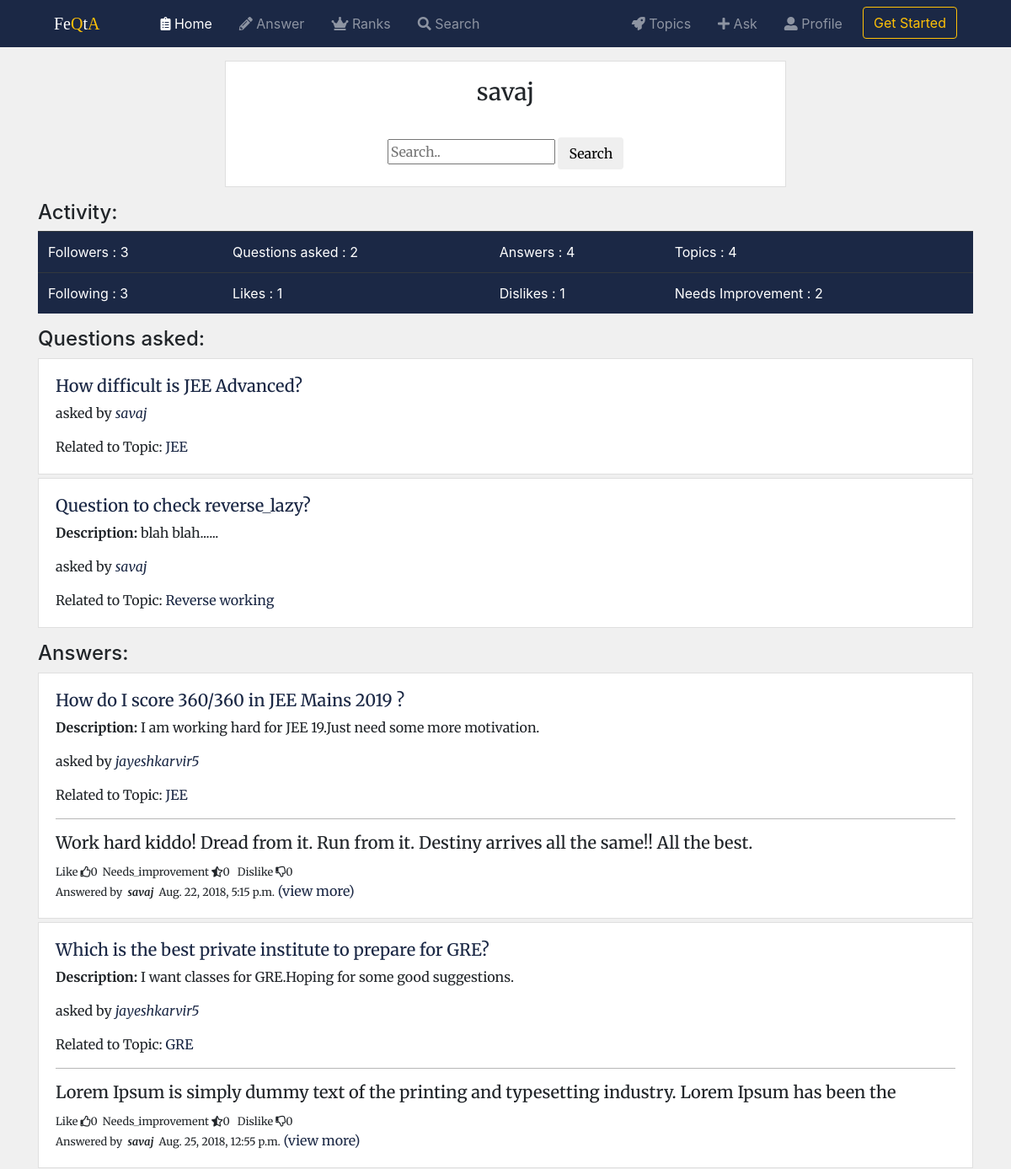
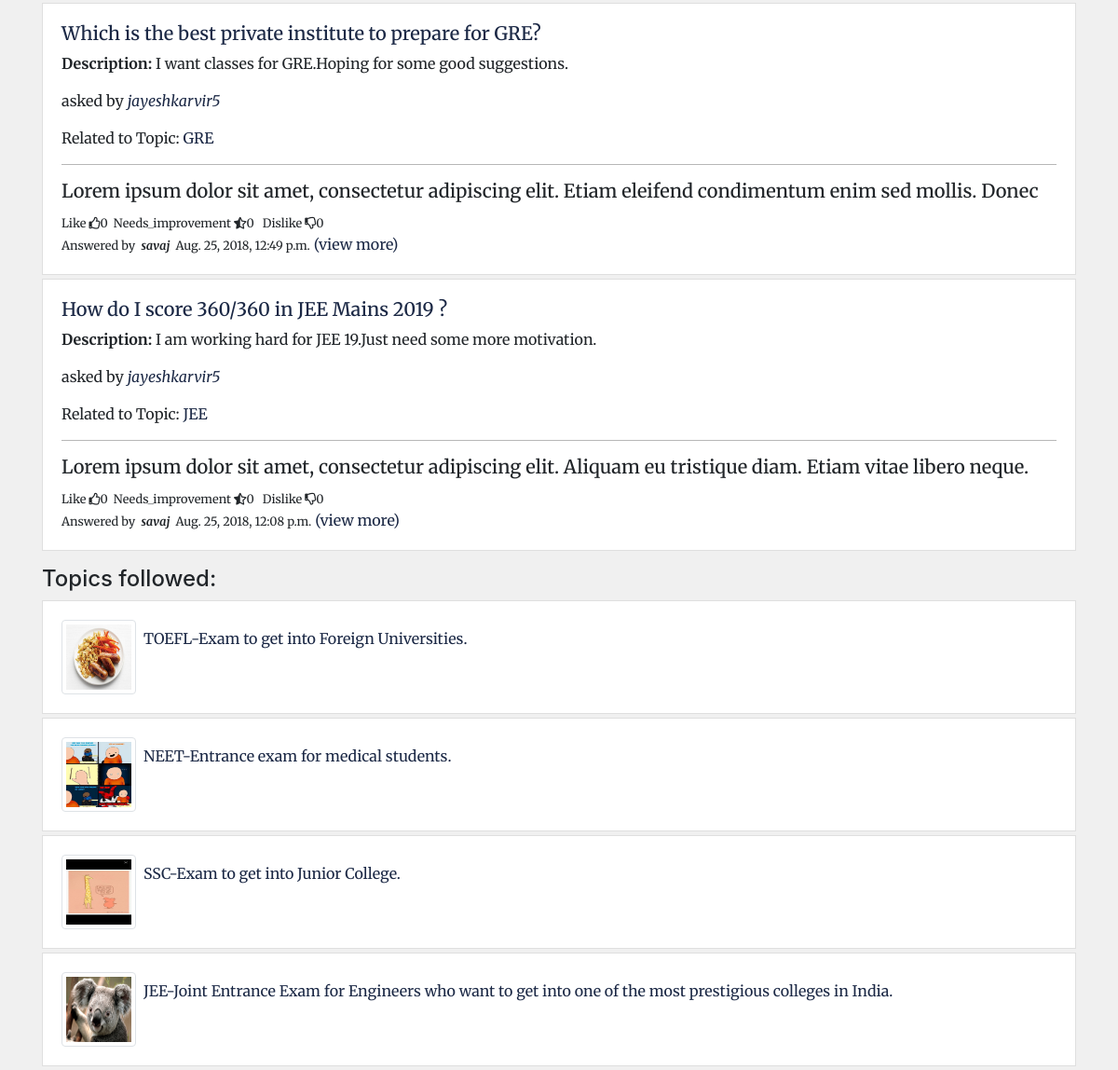
Screenshot of /FeQta/profile/savaj/ with the database file from the repository (2 pictures, top to bottom).
### FeQta/models.py (models this page shows, shortened)
class Question(models.Model):
    owner = models.ForeignKey(User, on_delete=models.CASCADE)
    topic = models.ForeignKey(Topic, on_delete=models.CASCADE)
    question = models.TextField()
    desc = models.TextField(null=True, blank=True)
    slug = models.SlugField(null=True, blank=True)
    followers = models.ManyToManyField(User, related_name='question_followed_by', blank=True)
    objects = QuestionManager()
    timestamp = models.DateTimeField(auto_now_add=True)
    updated = models.DateTimeField(auto_now=True)
    def get_absolute_url(self):
        return reverse('FeQta:question_detail', kwargs={'slug': self.slug})

class Topic(models.Model):
    name = models.CharField(max_length=100)
    desc = models.CharField(max_length=300, blank=True)
    followers = models.ManyToManyField(User, related_name='topics_followed', blank=True)
    topic_logo = models.FileField()
    slug = models.SlugField(null=True, blank=True)
    objects = TopicManager()
    def __str__(self):
        return self.name + '-' + self.desc
    def get_absolute_url(self):
        return reverse('FeQta:topic_detail', kwargs={'slug': self.slug})

class Answer(models.Model):
    owner = models.ForeignKey(User, on_delete=models.CASCADE)
    question = models.ForeignKey(Question, on_delete=models.CASCADE)
    answer = models.TextField(max_length=20000)
    likes = models.ManyToManyField(User, related_name='answers_liked', blank=True)
    needs_improvement = models.ManyToManyField(User, related_name='answers_needimp', blank=True)
    dislikes = models.ManyToManyField(User, related_name='answers_disliked', blank=True)
    timestamp = models.DateTimeField(auto_now_add=True)
    updated = models.DateTimeField(auto_now=True)
    slug = models.SlugField(null=True, blank=True)
    class Meta:
        ordering = ['-updated', '-timestamp']
    def get_absolute_url(self):
        return reverse('FeQta:answer_detail', kwargs={'slug': self.slug})

### FeQta/views.py (the view)
# urls.py: path('profile/<username>/', views.ProfileDetailView.as_view(), name="profile_detail"),
class ProfileDetailView(DetailView):
    template_name = 'FeQta/profile_detail.html'
    flag = True
    def get_object(self):
        username = self.kwargs.get('username')
        if username is None:
            raise 404
        return get_object_or_404(User, username__iexact=username, is_active=True)
    def get_context_data(self, *args, **kwargs):
        context = super(ProfileDetailView, self).get_context_data(*args, **kwargs)
        user = context['user']
        if self.request.user.is_authenticated:
            if user.is_authenticated:
                is_following = False
            if user.profile in self.request.user.is_following.all():
                is_following = True
            context['is_following'] = is_following
        query = self.request.GET.get('q')
        qs = Question.objects.filter(owner=user)  # user.question_set.all().count()
        qs2 = Answer.objects.filter(owner=user)  # user.answer_set.all().count()
        qs3 = user.topics_followed.all()  # Topic.objects.filter(followers=user)
        context['count'] = user.profile.followers.all().count()
        context['count0'] = user.is_following.all().count()
        context['count1'] = qs.count()
        context['count2'] = qs2.count()
        context['count3'] = qs3.count()
        context['count4'] = user.answers_liked.all().count()
        context['count5'] = user.answers_needimp.all().count()
        context['count6'] = user.answers_disliked.all().count()
        if query:
            qs = qs.search(query)  # only owner=user questions
            qs3 = qs3.search(query)
        if qs:
            context['questions'] = qs
        if qs2:
            context['answers'] = qs2
        if qs3:
            context['topics'] = qs3
            return context

### FeQta/models.py (called while the page is built)
    def get_absolute_url(self):
        return reverse('FeQta:profile_detail', kwargs={'username': self.user.username})

    def get_queryset(self):
        return TopicQuerySet(self.model, using=self._db)

    def get_queryset(self):
        return QuestionQuerySet(self.model, using=self._db)

### FeQta/templates/FeQta/profile_detail.html (shortened to what this page needs)
{% extends "base.html" %}
{% block body %}
    <div class="card text-center " style="width: 60%;margin-left:20%; ">
        <div class="card-body">
            <h3 class="card-title">{{ user.username }}</h3><br/>
            <form class="form" method="get" action=".">
                <input type="text" placeholder="Search.." name="q">
                <button class="btn btn-default" type="submit" value="request.GET.q">Search</button>
            </form>
        </div>
    </div>
    <div class="mt-3">
        <h4>Activity:</h4>
                <table class="table  table-dark mb-1">
                    <tr>
                        <td scope="row">Followers : {{ count }}</td>
                        <td >Questions asked : {{ count1 }}</td>
                        <td >Answers : {{ count2 }}</td>
                        <td >Topics : {{ count3 }}</td>
                     </tr>
                    <tr>
                        <td scope="row">Following : {{ count0 }}</td>
                        <td >Likes : {{ count4 }}</td>
                        <td >Dislikes : {{ count6 }}</td>
                        <td >Needs Improvement : {{ count5 }}</td>
                     </tr>
                </table>
    </div>
    <div class="mt-3">
        <h4>Questions asked:</h4>
        {% if questions %}
            {% for ques in questions %}
                {% include 'FeQta/snippets/question_card.html'%}
            {% endfor %}
        {% else %}
            <p class='lead'>No Questions Found</p>
        {% endif %}
    </div>
    <div class="mt-3">
        <h4>Answers:</h4>
        {% if answers %}
        {% for ans in answers %}
            <div class="card mb-1">
                    <div class="card-body">
                        <h5><a href="{{ans.question.get_absolute_url}}">{{ ans.question.question }}</a></h5>
                        {% if ans.question.desc %}
                            <p class="card-text"><b>Description: </b>{{ ans.question.desc }}</p>
                        {% endif %}
                        <p class="card-text">asked by <i><a href="{{ans.question.owner.profile.get_absolute_url}}">{{ ans.question.owner.username }}
                            </a></i></p>
                        <p class="card-text">Related to Topic: <a href="{{ans.question.topic.get_absolute_url}}">{{ans.question.topic.name}}</a> </p>
                        <hr style="background-color: #ccc">
                        {% include 'FeQta/snippets/answer_card.html'%}
                    </div>
            </div>
        {% endfor %}
        {% else %}
            <p class='lead'>No Answers Found</p>
        {% endif %}
    </div>
    <div class="mt-3">
        <h4>Topics followed:</h4>
        {% if topics %}
            {% for topic in topics %}
                {% include 'FeQta/snippets/topic_card.html'%}
            {% endfor %}
        {% else %}
            <p class='lead'>No Topics Found</p>
        {% endif %}
    </div>
{% endblock %}

### FeQta/templates/FeQta/snippets/question_card.html
<div class="card mb-1">
    <div class="card-body">
        <h5><a href="{{ques.get_absolute_url}}">{{ ques.question }}</a></h5>
        {% if ques.desc %}
            <p class="card-text"><b>Description: </b>{{ ques.desc }}</p>
        {% endif %}
        <p class="card-text">asked by <i><a href="{{ques.owner.profile.get_absolute_url}}">{{ ques.owner.username }}
            </a></i></p>
        <p class="card-text">Related to Topic: <a href="{{ques.topic.get_absolute_url}}">{{ques.topic.name}}</a> </p>
    </div>
</div>

### FeQta/templates/FeQta/snippets/answer_card.html
<h5 class="card-text" style="height:25px;overflow: hidden">{{ ans.answer }}</h5>
<small>Like&nbsp;<i class="far fa-thumbs-up"></i>{{ ans.likes.count }}&nbsp;&nbsp;Needs_improvement&nbsp;<i class="fas fa-star-half-alt"></i>{{ans.needs_improvement.count}}&nbsp;&nbsp;
Dislike&nbsp;<i class="far fa-thumbs-down"></i>{{ans.dislikes.count}}</small><br/>
<small>Answered by &nbsp;<i><b>{{ans.owner}}</b></i>&nbsp;
{{ans.timestamp}}</small>
<a href="{{ans.get_absolute_url}}">(view more)</a>

### FeQta/templates/FeQta/snippets/topic_card.html
<div class="card mb-1">
    <div class="card-body">
        <p class="card-title"><img src="{{ topic.topic_logo.url }}"
              class="rounded float-left mr-2 img-thumbnail img-fluid" style="width:5em;height:5em">
            <a class="nav-link" style="color:#1b2845;"
              href="{{ topic.get_absolute_url }}">{{ topic }}</a></p>
    </div>
</div>

### templates/snippets/css.html (style rules this page uses)
body { background: #f0f0f0; }
a { color: #1b2845; }
.card { border-radius: 0; font-family: 'Merriweather', serif; }

### FeQta/templates/FeQta/profile_detail.html (style rules this page uses)
.table-dark { background-color: #1b2845; }

### rows the page displays
Question: question "How difficult is JEE Advanced?", owner.username "savaj", topic.name "JEE"
Question: question "Question to check reverse_lazy?", desc "blah blah......", owner.username "savaj", topic.name "Reverse working"
Answer: question.question "How do I score 360/360 in JEE Mains 2019 ?", question.desc "I am working hard for JEE 19.Just need some more motivation.", question.owner.username "jayeshkarvir5", question.topic.name "JEE", answer "Work hard kiddo! Dread from it. Run from it. Destiny arrives all the same!! All the best.", likes.count "0", needs_improvement.count "0", dislikes.count "0", owner "savaj", timestamp "Aug. 22, 2018, 5:15 p.m."
Answer: question.question "Which is the best private institute to prepare for GRE?", question.desc "I want classes for GRE.Hoping for some good suggestions.", question.owner.username "jayeshkarvir5", question.topic.name "GRE", answer "Lorem Ipsum is simply dummy text of the printing and typesetting industry. Lorem Ipsum has been the…", likes.count "0", needs_improvement.count "0", dislikes.count "0", owner "savaj", timestamp "Aug. 25, 2018, 12:55 p.m."
Answer: question.question "Which is the best private institute to prepare for GRE?", question.desc "I want classes for GRE.Hoping for some good suggestions.", question.owner.username "jayeshkarvir5", question.topic.name "GRE", answer "Lorem ipsum dolor sit amet, consectetur adipiscing elit. Etiam eleifend condimentum enim sed mollis. Donec…", likes.count "0", needs_improvement.count "0", dislikes.count "0", owner "savaj", timestamp "Aug. 25, 2018, 12:49 p.m."
Answer: question.question "How do I score 360/360 in JEE Mains 2019 ?", question.desc "I am working hard for JEE 19.Just need some more motivation.", question.owner.username "jayeshkarvir5", question.topic.name "JEE", answer "Lorem ipsum dolor sit amet, consectetur adipiscing elit. Aliquam eu tristique diam. Etiam vitae libero neque.…", likes.count "0", needs_improvement.count "0", dislikes.count "0", owner "savaj", timestamp "Aug. 25, 2018, 12:08 p.m."
Topic: topic_logo (picture), name+desc "TOEFL-Exam to get into Foreign Universities."
Topic: topic_logo (picture), name+desc "NEET-Entrance exam for medical students."
Topic: topic_logo (picture), name+desc "SSC-Exam to get into Junior College."
Topic: topic_logo (picture), name+desc "JEE-Joint Entrance Exam for Engineers who want to get into one of the most prestigious colleges in India."

### other values shown
{{ user.username }} "savaj"
{{ count }} "3"
{{ count1 }} "2"
{{ count2 }} "4"
{{ count3 }} "4"
{{ count0 }} "3"
{{ count4 }} "1"
{{ count6 }} "1"
{{ count5 }} "2"
